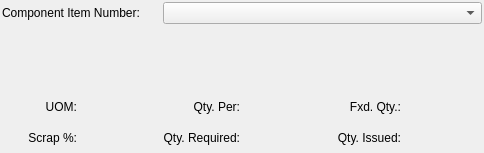
<?xml version="1.0" encoding="UTF-8"?>
<ui version="4.0">
 <comment>This file is part of the xTuple ERP: PostBooks Edition, a free and
open source Enterprise Resource Planning software suite,
Copyright (c) 1999-2010 by OpenMFG LLC, d/b/a xTuple.
It is licensed to you under the Common Public Attribution License
version 1.0, the full text of which (including xTuple-specific Exhibits)
is available at www.xtuple.com/CPAL.  By using this software, you agree
to be bound by its terms.</comment>
 <class>WomatlCluster</class>
 <widget class="QWidget" name="WomatlCluster">
  <property name="geometry">
   <rect>
    <x>0</x>
    <y>0</y>
    <width>484</width>
    <height>153</height>
   </rect>
  </property>
  <property name="windowTitle">
   <string>Form</string>
  </property>
  <layout class="QGridLayout" name="gridLayout">
   <property name="margin">
    <number>2</number>
   </property>
   <item row="0" column="0" colspan="2">
    <widget class="QLabel" name="_itemNumberLit">
     <property name="text">
      <string>Component Item Number:</string>
     </property>
    </widget>
   </item>
   <item row="3" column="0" colspan="6">
    <widget class="QLabel" name="_descrip1">
     <property name="text">
      <string/>
     </property>
    </widget>
   </item>
   <item row="4" column="0" colspan="6">
    <widget class="QLabel" name="_descrip2">
     <property name="text">
      <string/>
     </property>
    </widget>
   </item>
   <item row="6" column="2">
    <widget class="QLabel" name="_qtyPerLit">
     <property name="text">
      <string>Qty. Per:</string>
     </property>
     <property name="alignment">
      <set>Qt::AlignRight|Qt::AlignTrailing|Qt::AlignVCenter</set>
     </property>
    </widget>
   </item>
   <item row="6" column="3">
    <widget class="XLabel" name="_qtyPer">
     <property name="text">
      <string/>
     </property>
     <property name="alignment">
      <set>Qt::AlignRight|Qt::AlignTrailing|Qt::AlignVCenter</set>
     </property>
    </widget>
   </item>
   <item row="7" column="4">
    <widget class="QLabel" name="_qtyIssuedLit">
     <property name="text">
      <string>Qty. Issued:</string>
     </property>
     <property name="alignment">
      <set>Qt::AlignRight|Qt::AlignTrailing|Qt::AlignVCenter</set>
     </property>
    </widget>
   </item>
   <item row="7" column="5">
    <widget class="XLabel" name="_qtyIssued">
     <property name="text">
      <string/>
     </property>
     <property name="alignment">
      <set>Qt::AlignRight|Qt::AlignTrailing|Qt::AlignVCenter</set>
     </property>
    </widget>
   </item>
   <item row="6" column="0">
    <widget class="QLabel" name="_uomLit">
     <property name="text">
      <string>UOM:</string>
     </property>
     <property name="alignment">
      <set>Qt::AlignRight|Qt::AlignTrailing|Qt::AlignVCenter</set>
     </property>
    </widget>
   </item>
   <item row="6" column="1">
    <widget class="QLabel" name="_uom">
     <property name="text">
      <string/>
     </property>
    </widget>
   </item>
   <item row="0" column="2" colspan="4">
    <widget class="XComboBox" name="_itemNumber">
     <property name="allowNull">
      <bool>true</bool>
     </property>
     <property name="defaultCode">
      <enum>XComboBox::None</enum>
     </property>
    </widget>
   </item>
   <item row="7" column="0">
    <widget class="QLabel" name="_scrapLit">
     <property name="text">
      <string>Scrap %:</string>
     </property>
     <property name="alignment">
      <set>Qt::AlignRight|Qt::AlignTrailing|Qt::AlignVCenter</set>
     </property>
    </widget>
   </item>
   <item row="7" column="1">
    <widget class="XLabel" name="_scrap">
     <property name="text">
      <string/>
     </property>
     <property name="alignment">
      <set>Qt::AlignLeading|Qt::AlignLeft|Qt::AlignVCenter</set>
     </property>
    </widget>
   </item>
   <item row="7" column="2">
    <widget class="QLabel" name="_qtyRequiredLit">
     <property name="text">
      <string>Qty. Required:</string>
     </property>
     <property name="alignment">
      <set>Qt::AlignRight|Qt::AlignTrailing|Qt::AlignVCenter</set>
     </property>
    </widget>
   </item>
   <item row="7" column="3">
    <widget class="XLabel" name="_qtyRequired">
     <property name="text">
      <string/>
     </property>
     <property name="alignment">
      <set>Qt::AlignRight|Qt::AlignTrailing|Qt::AlignVCenter</set>
     </property>
    </widget>
   </item>
   <item row="6" column="4">
    <widget class="QLabel" name="_qtyFxdLit">
     <property name="text">
      <string>Fxd. Qty.:</string>
     </property>
     <property name="alignment">
      <set>Qt::AlignRight|Qt::AlignTrailing|Qt::AlignVCenter</set>
     </property>
    </widget>
   </item>
   <item row="6" column="5">
    <widget class="XLabel" name="_qtyFxd">
     <property name="alignment">
      <set>Qt::AlignRight|Qt::AlignTrailing|Qt::AlignVCenter</set>
     </property>
    </widget>
   </item>
  </layout>
 </widget>
 <customwidgets>
  <customwidget>
   <class>XComboBox</class>
   <extends>QComboBox</extends>
   <header>xcombobox.h</header>
  </customwidget>
  <customwidget>
   <class>XLabel</class>
   <extends>QLabel</extends>
   <header>xlabel.h</header>
  </customwidget>
 </customwidgets>
 <resources/>
 <connections/>
</ui>
